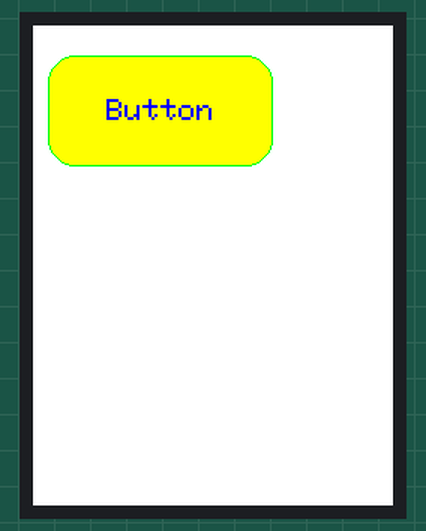
Recording of a sketch running on a simulated Arduino Uno, built with avr-gcc and run on an emulated ATmega328P. On the bench: 240×320 colour display.

Above: at 0.3 s.

The sketch:

E1_Button.ino
```cpp
#include <SPFD5408_Adafruit_GFX.h>    // Core graphics library
#include <SPFD5408_Adafruit_TFTLCD.h> // Hardware-specific library
#include <SPFD5408_TouchScreen.h>     // Touch library

// These are the pins for the shield!
#define YP A1  // must be an analog pin, use "An" notation!
#define XM A2  // must be an analog pin, use "An" notation!
#define YM 7   // can be a digital pin
#define XP 6   // can be a digital pin

#define MINPRESSURE 10
#define MAXPRESSURE 1000

short TS_MINX=50;
short TS_MINY=1000;
short TS_MAXX=500;
short TS_MAXY=1002;

// For better pressure precision, we need to know the resistance
// between X+ and X- Use any multimeter to read it
// For the one we're using, its 300 ohms across the X plate
TouchScreen ts = TouchScreen(XP, YP, XM, YM, 300);

// LCD Pin

#define LCD_CS A3
#define LCD_CD A2
#define LCD_WR A1
#define LCD_RD A0
#define LCD_RESET A4 // Optional : otherwise connect to Arduino's reset pin

// Assign human-readable names to some common 16-bit color values:
#define BLACK   0x0000
#define BLUE    0x001F
#define RED     0xF800
#define GREEN   0x07E0
#define CYAN    0x07FF
#define MAGENTA 0xF81F
#define YELLOW  0xFFE0
#define WHITE   0xFFFF

Adafruit_TFTLCD tft(LCD_CS, LCD_CD, LCD_WR, LCD_RD, LCD_RESET);

// Button

Adafruit_GFX_Button btn;

uint16_t buttons_y = 0;
uint16_t width = 0;
uint16_t height = 0;

void setup() {
  Serial.begin(9600);

  tft.reset();
  tft.begin(0x9341);
  tft.setRotation(0);

  width = tft.width() - 1;
  height = tft.height() - 1;
  tft.fillScreen(WHITE);

  // Un boton requiere de 10 parametros.
  // La pantalla sobre la que aparece
  // La posicion inicial
    //Posicion de referencia en X
    //Posicion de referencia en Y
  //Colores
    //Color del borde exterior
    //Color de relleno
    //Color del texto
  //Texto
    //Mensaje de texto
    //Numero de letras que contiene el mensaje

  // Como son muchos elementos a tener en cuenta, vamos a realizar una adaptacion del boton al texto que queremos escribir

  //Margenes del texto dentro del boton
  int margin_x=40;
  int margin_y=30;
  //Tamanio de texto dentro del boton
  int textSize = 2;

  char msg[] = "Button";
  //La anchura y la altura de texto es proporcional al tamaño de texto en 5 y 7 veces respectivamente
  int msg_w = sizeof(msg)*textSize*5;
  int msg_h = textSize*7;

  //Tamanio real del boton
  int btn_w = msg_w+2*margin_x;
  int btn_h = msg_h+2*margin_y;

  // Center of Button
  int d_x= 10;
  int d_y = 20;
  int btn_x = btn_w/2+d_x;
  int btn_y = btn_h/2+d_y;

  btn.initButton(&tft,btn_x,btn_y,btn_w,btn_h,GREEN,BLUE,YELLOW, msg, textSize);
  btn.drawButton(true);
}

void loop() {

}
```
